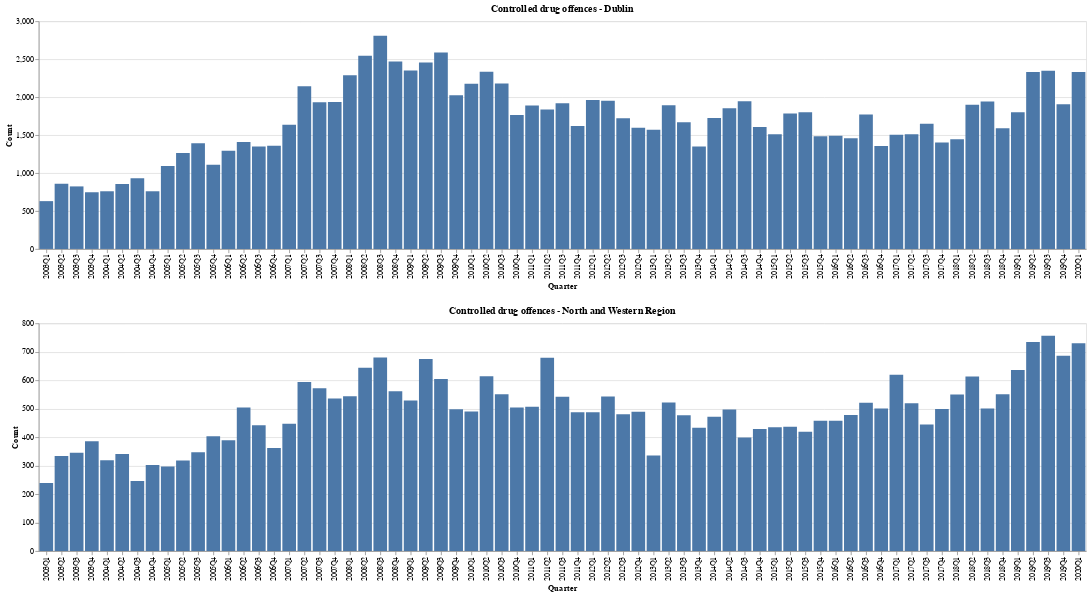

Here is the notebook cell this chart was saved with:
### Code cell
chart_drugs_dublin = alt.Chart(drugs_dublin, title = 'Controlled drug offences - Dublin').mark_bar().encode(
    alt.X("Quarter"),
    y='Count'
)

chart_drugs_west = alt.Chart(drugs_west, title = 'Controlled drug offences - North and Western Region').mark_bar().encode(
    alt.X("Quarter"),
    y='Count'
)

chart_drugs_east = alt.Chart(drugs_east, title = 'Controlled drug offences - Eastern Region').mark_bar().encode(
    alt.X("Quarter"),
    y='Count'
)

chart_drugs_south = alt.Chart(drugs_south, title = 'Controlled drug offences - Southern Region').mark_bar().encode(
    alt.X("Quarter"),
    y='Count'
)

chart_drugs_dublin & chart_drugs_west

### Figure 1 — Vega-Lite specification as saved in the notebook (floating-point values rounded to 4 significant figures)
{"config": {"view": {"continuousWidth": 400, "continuousHeight": 300}}, "vconcat": [{"data": {"name": "data-1a2d6b6e5a6607647adb9b255f392ce6"}, "mark": "bar", "encoding": {"x": {"type": "nominal", "field": "Quarter"}, "y": {"type": "quantitative", "field": "Count"}}, "title": "Controlled drug offences - Dublin"}, {"data": {"name": "data-7a979541ddd3b0a8eb02a444541dd426"}, "mark": "bar", "encoding": {"x": {"type": "nominal", "field": "Quarter"}, "y": {"type": "quantitative", "field": "Count"}}, "title": "Controlled drug offences - North and Western Region"}], "$schema": "https://vega.github.io/schema/vega-lite/v4.8.1.json", "datasets": {"data-1a2d6b6e5a6607647adb9b255f392ce6": [{"Quarter": "2003Q1", "Count": 630}, {"Quarter": "2003Q2", "Count": 860}, {"Quarter": "2003Q3", "Count": 824}, {"Quarter": "2003Q4", "Count": 747}, {"Quarter": "2004Q1", "Count": 760}, {"Quarter": "2004Q2", "Count": 857}, {"Quarter": "2004Q3", "Count": 930}, {"Quarter": "2004Q4", "Count": 760}, {"Quarter": "2005Q1", "Count": 1093}, {"Quarter": "2005Q2", "Count": 1263}, {"Quarter": "2005Q3", "Count": 1392}, {"Quarter": "2005Q4", "Count": 1108}, {"Quarter": "2006Q1", "Count": 1293}, {"Quarter": "2006Q2", "Count": 1410}, {"Quarter": "2006Q3", "Count": 1350}, {"Quarter": "2006Q4", "Count": 1361}, {"Quarter": "2007Q1", "Count": 1635}, {"Quarter": "2007Q2", "Count": 2142}, {"Quarter": "2007Q3", "Count": 1932}, {"Quarter": "2007Q4", "Count": 1937}, {"Quarter": "2008Q1", "Count": 2287}, {"Quarter": "2008Q2", "Count": 2547}, {"Quarter": "2008Q3", "Count": 2810}, {"Quarter": "2008Q4", "Count": 2469}, {"Quarter": "2009Q1", "Count": 2351}, {"Quarter": "2009Q2", "Count": 2456}, {"Quarter": "2009Q3", "Count": 2588}, {"Quarter": "2009Q4", "Count": 2026}, {"Quarter": "2010Q1", "Count": 2175}, {"Quarter": "2010Q2", "Count": 2336}, {"Quarter": "2010Q3", "Count": 2179}, {"Quarter": "2010Q4", "Count": 1765}, {"Quarter": "2011Q1", "Count": 1889}, {"Quarter": "2011Q2", "Count": 1837}, {"Quarter": "2011Q3", "Count": 1919}, {"Quarter": "2011Q4", "Count": 1621}, {"Quarter": "2012Q1", "Count": 1961}, {"Quarter": "2012Q2", "Count": 1952}, {"Quarter": "2012Q3", "Count": 1723}, {"Quarter": "2012Q4", "Count": 1597}, {"Quarter": "2013Q1", "Count": 1571}, {"Quarter": "2013Q2", "Count": 1892}, {"Quarter": "2013Q3", "Count": 1669}, {"Quarter": "2013Q4", "Count": 1350}, {"Quarter": "2014Q1", "Count": 1726}, {"Quarter": "2014Q2", "Count": 1853}, {"Quarter": "2014Q3", "Count": 1946}, {"Quarter": "2014Q4", "Count": 1607}, {"Quarter": "2015Q1", "Count": 1511}, {"Quarter": "2015Q2", "Count": 1784}, {"Quarter": "2015Q3", "Count": 1801}, {"Quarter": "2015Q4", "Count": 1485}, {"Quarter": "2016Q1", "Count": 1492}, {"Quarter": "2016Q2", "Count": 1457}, {"Quarter": "2016Q3", "Count": 1771}, {"Quarter": "2016Q4", "Count": 1357}, {"Quarter": "2017Q1", "Count": 1506}, {"Quarter": "2017Q2", "Count": 1512}, {"Quarter": "2017Q3", "Count": 1648}, {"Quarter": "2017Q4", "Count": 1404}, {"Quarter": "2018Q1", "Count": 1445}, {"Quarter": "2018Q2", "Count": 1900}, {"Quarter": "2018Q3", "Count": 1944}, {"Quarter": "2018Q4", "Count": 1591}, {"Quarter": "2019Q1", "Count": 1800}, {"Quarter": "2019Q2", "Count": 2332}, {"Quarter": "2019Q3", "Count": 2347}, {"Quarter": "2019Q4", "Count": 1905}, {"Quarter": "2020Q1", "Count": 2332}], "data-7a979541ddd3b0a8eb02a444541dd426": [{"Quarter": "2003Q1", "Count": 239}, {"Quarter": "2003Q2", "Count": 334}, {"Quarter": "2003Q3", "Count": 345}, {"Quarter": "2003Q4", "Count": 386}, {"Quarter": "2004Q1", "Count": 319}, {"Quarter": "2004Q2", "Count": 341}, {"Quarter": "2004Q3", "Count": 246}, {"Quarter": "2004Q4", "Count": 302}, {"Quarter": "2005Q1", "Count": 297}, {"Quarter": "2005Q2", "Count": 318}, {"Quarter": "2005Q3", "Count": 347}, {"Quarter": "2005Q4", "Count": 403}, {"Quarter": "2006Q1", "Count": 389}, {"Quarter": "2006Q2", "Count": 504}, {"Quarter": "2006Q3", "Count": 442}, {"Quarter": "2006Q4", "Count": 362}, {"Quarter": "2007Q1", "Count": 447}, {"Quarter": "2007Q2", "Count": 594}, {"Quarter": "2007Q3", "Count": 572}, {"Quarter": "2007Q4", "Count": 536}, {"Quarter": "2008Q1", "Count": 544}, {"Quarter": "2008Q2", "Count": 644}, {"Quarter": "2008Q3", "Count": 680}, {"Quarter": "2008Q4", "Count": 561}, {"Quarter": "2009Q1", "Count": 529}, {"Quarter": "2009Q2", "Count": 675}, {"Quarter": "2009Q3", "Count": 604}, {"Quarter": "2009Q4", "Count": 498}, {"Quarter": "2010Q1", "Count": 490}, {"Quarter": "2010Q2", "Count": 614}, {"Quarter": "2010Q3", "Count": 551}, {"Quarter": "2010Q4", "Count": 504}, {"Quarter": "2011Q1", "Count": 507}, {"Quarter": "2011Q2", "Count": 679}, {"Quarter": "2011Q3", "Count": 542}, {"Quarter": "2011Q4", "Count": 488}, {"Quarter": "2012Q1", "Count": 488}, {"Quarter": "2012Q2", "Count": 543}, {"Quarter": "2012Q3", "Count": 481}, {"Quarter": "2012Q4", "Count": 489}, {"Quarter": "2013Q1", "Count": 336}, {"Quarter": "2013Q2", "Count": 522}, {"Quarter": "2013Q3", "Count": 477}, {"Quarter": "2013Q4", "Count": 433}, {"Quarter": "2014Q1", "Count": 472}, {"Quarter": "2014Q2", "Count": 497}, {"Quarter": "2014Q3", "Count": 399}, {"Quarter": "2014Q4", "Count": 429}, {"Quarter": "2015Q1", "Count": 435}, {"Quarter": "2015Q2", "Count": 437}, {"Quarter": "2015Q3", "Count": 419}, {"Quarter": "2015Q4", "Count": 458}, {"Quarter": "2016Q1", "Count": 458}, {"Quarter": "2016Q2", "Count": 478}, {"Quarter": "2016Q3", "Count": 521}, {"Quarter": "2016Q4", "Count": 501}, {"Quarter": "2017Q1", "Count": 619}, {"Quarter": "2017Q2", "Count": 519}, {"Quarter": "2017Q3", "Count": 445}, {"Quarter": "2017Q4", "Count": 499}, {"Quarter": "2018Q1", "Count": 550}, {"Quarter": "2018Q2", "Count": 613}, {"Quarter": "2018Q3", "Count": 501}, {"Quarter": "2018Q4", "Count": 551}, {"Quarter": "2019Q1", "Count": 636}, {"Quarter": "2019Q2", "Count": 734}, {"Quarter": "2019Q3", "Count": 756}, {"Quarter": "2019Q4", "Count": 686}, {"Quarter": "2020Q1", "Count": 730}]}}
